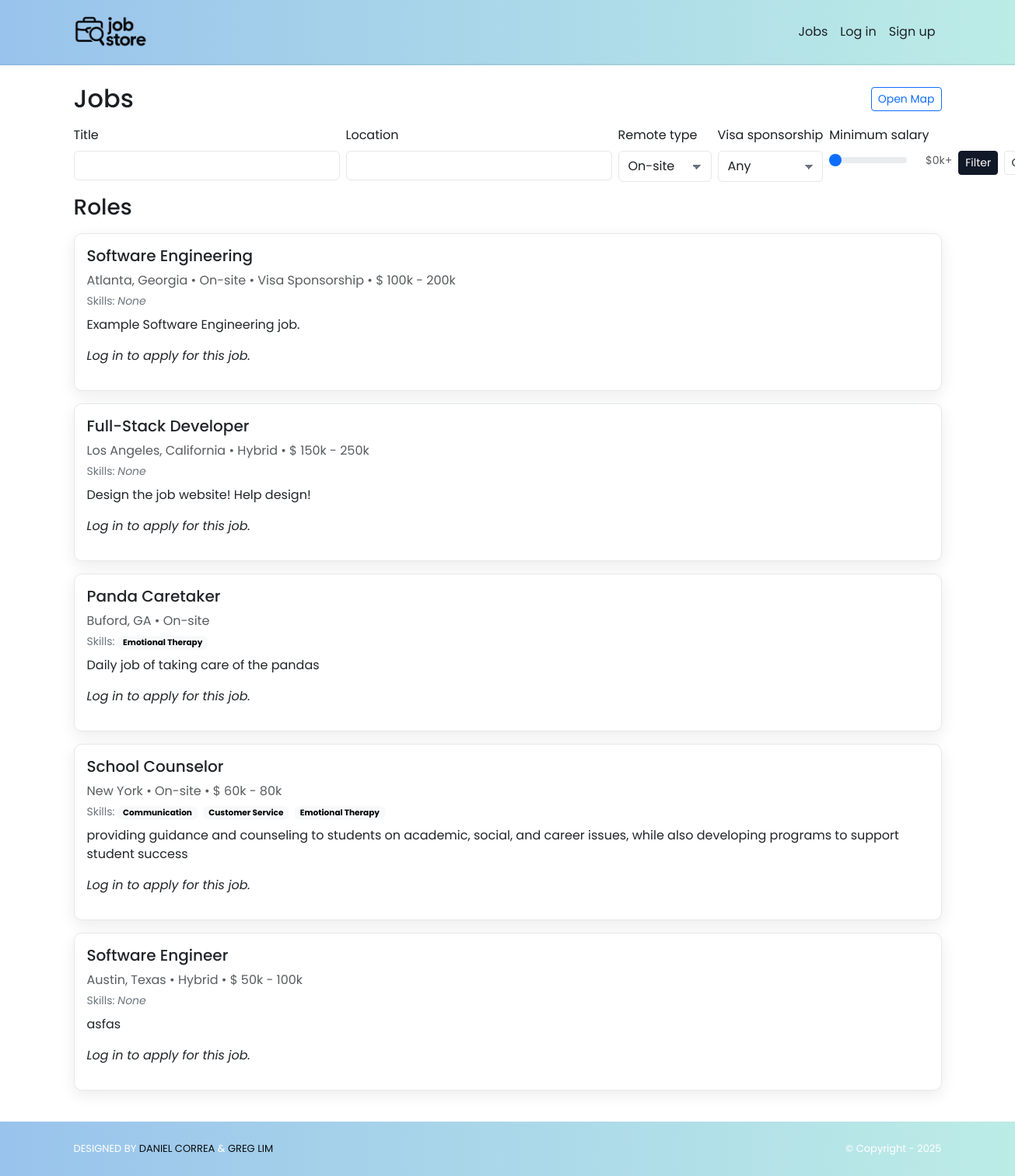
Screenshot of /jobs/ with the database file from the repository.
### jobs/models.py (models this page shows, shortened)
class Job(models.Model):
    class RemoteType(models.TextChoices):
        ONSITE = "ONSITE", "On-site"
        REMOTE = "REMOTE", "Remote"
        HYBRID = "HYBRID", "Hybrid"
    title = models.CharField(max_length=200, db_index=True)
    description = models.TextField()
    location = models.CharField(max_length=200, db_index=True)
    address = models.CharField(max_length=200, db_index=True)
    remote_type = models.CharField(max_length=6, choices=RemoteType.choices)
    salary_min = models.PositiveIntegerField(null=True, blank=True)
    salary_max = models.PositiveIntegerField(null=True, blank=True)
    visa_sponsorship = models.BooleanField(default=False)
    min_experience = models.PositiveIntegerField(null=True, blank=True)
    skills = models.ManyToManyField(Skill, blank=True, related_name="jobs")
    created_by = models.ForeignKey(
        settings.AUTH_USER_MODEL,
        on_delete=models.CASCADE,
        related_name="jobs",
        limit_choices_to={"role": "RECRUITER"},
    )
    created_at = models.DateTimeField(auto_now_add=True)

### jobSeekers/models.py (models this page shows, shortened)
class Skill(models.Model):
    name = models.CharField(max_length=255, unique=True)

### jobs/views.py (the view)
# urls.py: path("", views.job_list, name="jobs.list"),
def job_list(request):
    qs = Job.objects.all().select_related("created_by").prefetch_related("skills")
    f = JobFilter(request.GET, queryset=qs)
    selected_remote_types = [v for v in request.GET.getlist("remote_type") if v]
    applied_jobs_preprocess = []
    if request.user.is_authenticated and request.user.is_jobseeker:
        applied_jobs_preprocess = Application.objects.filter(user=request.user).values_list('job_id', flat=True)
    applied_jobs_status = applied_jobs_preprocess
    applied_jobs = json.dumps(list(applied_jobs_preprocess))
    return render(request, "jobs/list.html", {
        "filter": f,
        "jobs": f.qs,
        "selected_remote_types": selected_remote_types,
        "applied_jobs": applied_jobs,
        "applied_jobs_status": applied_jobs_status,
    })

### jobStore/context_processors.py (called while the page is built)
def static_revisions(request):
    base = Path(settings.BASE_DIR)
    logo_path = base / 'jobStore' / 'static' / 'img' / 'logo.png'
    try:
        rev_logo = str(int(os.path.getmtime(logo_path)))
    except Exception:
        rev_logo = '1'
    css_path = base / 'jobStore' / 'static' / 'css' / 'style.css'
    try:
        rev_css = str(int(os.path.getmtime(css_path)))
    except Exception:
        rev_css = '1'
    return {
        'STATIC_REV_LOGO': rev_logo,
        'STATIC_REV_CSS': rev_css,
    }

### jobs/templates/jobs/list.html (shortened to what this page needs)
{% extends "base.html" %}
{% load static %}
{% block content %}
<div class="container py-4">
  <div class="d-flex justify-content-between align-items-center mb-3">
    <h2 class="mb-0">Jobs</h2>
    <a href="{% url 'map.index' %}" class="btn btn-outline-primary btn-sm">Open Map</a>
  </div>
  <form method="get" id="filterForm" class="d-flex flex-nowrap align-items-start gap-2 mb-3">
    <div class="flex-shrink-0" style="min-width:140px">
      <label class="form-label">Title</label>
      <input class="form-control" type="text" name="title" value="{{ request.GET.title|default_if_none:'' }}">
    </div>
    <div class="flex-shrink-0" style="min-width:140px">
      <label class="form-label">Location</label>
      <input class="form-control" type="text" id="id_location" name="location" value="{{ request.GET.location|default_if_none:'' }}">
    </div>
    <div class="flex-shrink-0" style="min-width:120px">
      <label class="form-label">Remote type</label>
      <select class="form-select" name="remote_type">
        {% for val,label in filter.form.remote_type.field.choices %}
          <option value="{{ val }}" {% if val in selected_remote_types %}selected{% endif %}>{{ label }}</option>
        {% endfor %}
      </select>
    </div>
    <div class="flex-shrink-0" style="min-width:120px">
      <label class="form-label">Visa sponsorship</label>
      <select class="form-select" name="visa_sponsorship">
        <option value="">Any</option>
      </select>
    </div>
    <div class="flex-shrink-0" style="min-width:140px">
      <label class="form-label" for="salaryMinRangeSearch">Minimum salary</label>
      <div class="d-flex align-items-center">
        <input id="salaryMinRangeSearch" type="range" class="form-range me-2" min="0" max="500000" step="50000" style="width:100px">
        <span class="small text-muted" id="salaryRangeDisplaySearch" style="display:inline-block; min-width:50px; text-align:right;"></span>
      </div>
    </div>
    <div class="flex-shrink-0">
      <label class="form-label d-block">&nbsp;</label>
      <button class="btn btn-dark btn-sm me-1">Filter</button>
      <a href="{% url 'jobs.list' %}" class="btn btn-outline-secondary btn-sm">Clear</a>
    </div>
  </form>
  <h3 class="mb-3">Roles</h3>
  {% for job in jobs %}
    <div class="card mb-3">
      <div class="card-body">
        <h5 class="card-title">{{ job.title }}</h5>
        <div class="text-muted mb-1">
          {{ job.location }} &bull; {{ job.get_remote_type_display }}
          {% if job.visa_sponsorship %} &bull; Visa Sponsorship{% endif %}
          {% if job.salary_min or job.salary_max %}
            &bull; $
            {% if job.salary_min %}{% widthratio job.salary_min 1000 1 %}k{% else %}?{% endif %}
            -
            {% if job.salary_max %}{% widthratio job.salary_max 1000 1 %}k{% else %}?{% endif %}
          {% endif %}
        </div>
        <div class="small text-secondary mb-2">
          Skills:
          {% for s in job.skills.all %}
            <span class="badge text-bg-light me-1">{{ s.name }}</span>
          {% empty %}
            <em>None</em>
          {% endfor %}
        </div>
        <p class="card-text">{{ job.description|truncatewords:40 }}</p>
        {% if user.is_authenticated %}
          {% if user.is_jobseeker %}
            {% if job.id in applied_jobs_status %}
              <a href="{% url 'application_status' job.id %}" class="btn btn-primary">Check Status</a>
            {% else %}
              <button type="button" class="btn btn-success" data-bs-toggle="modal" data-bs-target="#applyModal{{ job.id }}">Apply</button>
            {% endif %}
            <div class="modal fade" id="applyModal{{ job.id }}" tabindex="-1" aria-hidden="true">
              <div class="modal-dialog">
                <div class="modal-content">
                  <div class="modal-header">
                    <h5 class="modal-title">Apply for {{ job.title }}</h5>
                    <button type="button" class="btn-close" data-bs-dismiss="modal"></button>
                  </div>
                  <div class="modal-body">
                    <form method="POST" action="{% url 'apply_job' job.id %}">
                      {% csrf_token %}
                      <div class="mb-3">
                        <label for="message" class="form-label">Message to Employer</label>
                        <textarea class="form-control" id="message" name="message" rows="4" required></textarea>
                      </div>
                      <button type="submit" class="btn btn-primary">Send Application</button>
                    </form>
                  </div>
                </div>
              </div>
            </div>
          {% else %}
            <p><em>Log in as Job Seeker to apply</em></p>
          {% endif %}
        {% else %}
          <p><em>Log in to apply for this job.</em></p>
        {% endif %}
      </div>
    </div>
  {% empty %}
    <p>No jobs match your filters.</p>
  {% endfor %}
</div>
{% endblock %}

### jobStore/static/css/style.css (style rules this page uses)
:root { --bg: #ffffff; --bg-alt: #f6f7f9; --surface: #ffffff; --surface-2: #f2f3f5; --text: #1b1f23; --muted: #6b7280; --border: #e5e7eb; --brand-blue-1: #99C3EC; --brand-blue-2: #AAD2EC; --brand-cyan: #BCECE6; --brand-mint: #97E3C2; --brand-peach: #FFEED9; --brand-pink: #F69C9E; --primary: var(--brand-blue-1); --primary-contrast: #0b0d10; --link: var(--brand-blue-1); --success: var(--brand-mint); --warning: var(--brand-peach); --danger: var(--brand-pink); --shadow: 0 6px 20px rgba(0,0,0,0.08); --radius: 10px; --radius-sm: 8px; --radius-xs: 6px; --focus: 0 0 0 0.2rem rgba(153,195,236,0.35); --transition: 180ms ease; }
html, body { background: var(--bg); color: var(--text); }
body { font-family: 'Poppins', system-ui, -apple-system, Segoe UI, Roboto, Arial, sans-serif; line-height: 1.5; text-rendering: optimizeLegibility; -webkit-font-smoothing: antialiased; -moz-osx-font-smoothing: grayscale; transition: background-color var(--transition), color var(--transition); }
a { color: var(--link); }
.card { background-color: var(--surface); border: 1px solid var(--border); border-radius: var(--radius); box-shadow: var(--shadow); }
.btn-outline-secondary { color: var(--text); border-color: var(--border); }
.btn-dark { background: #111827; border-color: #111827; }
.btn { transition: transform 140ms ease, box-shadow 180ms ease, filter 140ms ease; }
.form-control, .form-select, .form-check-input { background-color: var(--surface); border: 1px solid var(--border); color: var(--text); border-radius: var(--radius-xs); }
.form-select { padding-right: 2.25rem; background-image: linear-gradient(45deg, transparent 50%, var(--muted) 50%), linear-gradient(135deg, var(--muted) 50%, transparent 50%); background-position: calc(100% - 1.1rem) 1.05rem, calc(100% - 0.75rem) 1.05rem; background-size: 6px 6px, 6px 6px; background-repeat: no-repeat; min-height: 40px; }
.btn, .form-control, .form-select, .nav-link, .card { transition: all var(--transition); }

### rows the page displays
Job: title "Software Engineering", location "Atlanta, Georgia", remote_type "On-site", visa_sponsorship "• Visa Sponsorship", salary_min "100", salary_max "200", description "Example Software Engineering job."
Job: title "Full-Stack Developer", location "Los Angeles, California", remote_type "Hybrid", salary_min "150", salary_max "250", description "Design the job website! Help design!"
Job: title "Panda Caretaker", location "Buford, GA", remote_type "On-site", description "Daily job of taking care of the pandas"
Skill: name "Emotional Therapy"
Job: title "School Counselor", location "New York", remote_type "On-site", salary_min "60", salary_max "80", description "providing guidance and counseling to students on academic, social, and career issues, while also developing programs to support student success"
Skill: name "Communication"
Skill: name "Customer Service"
Job: title "Software Engineer", location "Austin, Texas", remote_type "Hybrid", salary_min "50", salary_max "100", description "asfas"

### other values shown
form field remote_type "On-site"
